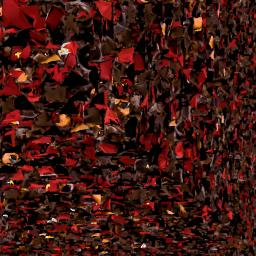
#> input picture assets/models/infantry/baeren_bazooka_Image_0.jpg, 256 x 256 px, given in place of ground_grass_00001_.png, which was not available
$ python make_ground_textures.py ../assets/models/infantry ../assets/models/infantry/baeren_bazooka_suit_col.jpg
#> lines starting #> are read from the running program, lines starting #| are printed output that depends on the picture
"""Macht die Krea-Bodenbilder kachelbar und erzeugt Normal-Maps.
  python make_ground_textures.py <quellordner> <zielordner>
Quelle: ground_<art>_<nr>_.png (siehe AUSWAHL), Ziel: <art>_albedo.jpg, <art>_normal.png"""
import sys, os
import numpy as np
from PIL import Image

AUSWAHL = {"grass": 1, "drygrass": 1, "dirt": 2, "rock": 1, "sand": 2, "mud": 2}
src, dst = sys.argv[1], sys.argv[2]
os.makedirs(dst, exist_ok=True)


def seamless(a):
    # Halb verschobene Kopie ueber die Kanten blenden: Mitte bleibt original, Raender kommen aus der Kopie
    h, w = a.shape[:2]
    shifted = np.roll(np.roll(a, h // 2, 0), w // 2, 1)
    y = np.abs(np.linspace(-1, 1, h))[:, None]
    x = np.abs(np.linspace(-1, 1, w))[None, :]
    m = np.clip((np.maximum(x, y) - 0.55) / 0.4, 0, 1)
    m = (m * m * (3 - 2 * m))[..., None]
    return a * (1 - m) + shifted * m


def normal_map(gray, strength=3.0):
    gx = (np.roll(gray, -1, 1) - np.roll(gray, 1, 1)) * strength
    gy = (np.roll(gray, -1, 0) - np.roll(gray, 1, 0)) * strength
    n = np.dstack([-gx, gy, np.ones_like(gray)])
    n /= np.linalg.norm(n, axis=2, keepdims=True)
    return ((n * 0.5 + 0.5) * 255).astype(np.uint8)


for art, nr in AUSWAHL.items():
    img = Image.open(f"{src}/ground_{art}_0000{nr}_.png").convert("RGB")
#> img is the input picture: PIL image 256x256 RGB; mean R, G, B 62.9, 23.6, 18.8
    a = np.asarray(img, dtype=np.float32) / 255.0
    a = seamless(a)
#> in seamless, `shifted = np.roll(np.roll(a, h // 2, 0), w // 2, 1)`:
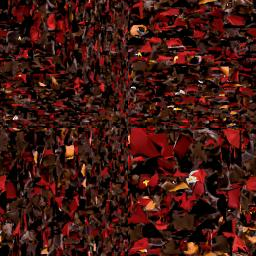
#> shifted: shape (256, 256, 3) float32; mean R, G, B 0.247, 0.0927, 0.0736
    # Helligkeit ausgleichen (grosse Helligkeitsflecken stoeren beim Kacheln)
    blur = np.asarray(Image.fromarray((a * 255).astype(np.uint8)).resize((16, 16), Image.BILINEAR).resize(img.size, Image.BILINEAR), dtype=np.float32) / 255.0
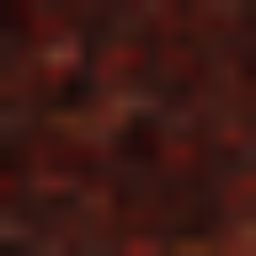
#> blur: shape (256, 256, 3) float32; mean R, G, B 0.244, 0.0908, 0.0722
    a = np.clip(a - blur + blur.mean(axis=(0, 1)), 0, 1)
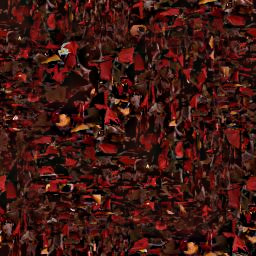
#> a: shape (256, 256, 3) float64; mean R, G, B 0.245, 0.0933, 0.0747
    Image.fromarray((a * 255).astype(np.uint8)).save(f"{dst}/{art}_albedo.jpg", quality=90)
    gray = a.mean(axis=2)
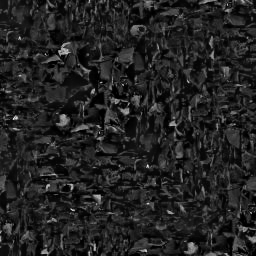
#> gray: shape (256, 256) float64; min 0, max 0.942, mean 0.138
    Image.fromarray(normal_map(gray)).save(f"{dst}/{art}_normal.png")
#> in normal_map, `gy = (np.roll(gray, -1, 0) - np.roll(gray, 1, 0)) * strength`:
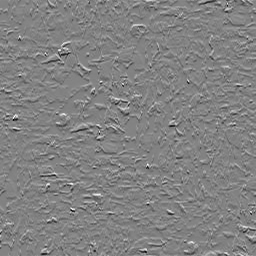
#> gy: shape (256, 256) float64; min -2.45, max 2.34, mean -5.96e-19; drawn with min black and max white
#> in normal_map, `n = np.dstack([-gx, gy, np.ones_like(gray)])`:
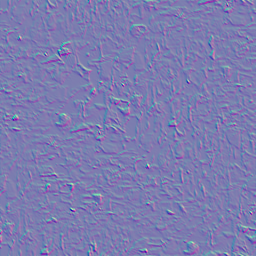
#> n: shape (256, 256, 3) float64; mean of channels 0, 1, 2 3.05e-20, 1.52e-18, 1; drawn with min black and max white
#> in normal_map, `n /= np.linalg.norm(n, axis=2, keepdims=True)`:
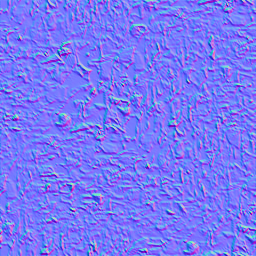
#> n: shape (256, 256, 3) float64; mean of channels 0, 1, 2 -0.000368, -2.01e-05, 0.936; drawn with min black and max white
    print("ok", art)
#> pass 2 of the loop `for art, nr in AUSWAHL.items():`:
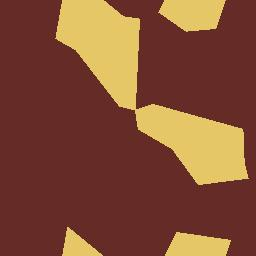
#> input picture assets/models/infantry/baeren_bazooka_suit_col.jpg, 256 x 256 px, given in place of ground_drygrass_00001_.png, which was not available
#> img is the input picture: PIL image 256x256 RGB; mean R, G, B 129.6, 77.8, 53.3
#> in normal_map (call 2), `gy = (np.roll(gray, -1, 0) - np.roll(gray, 1, 0)) * strength`:
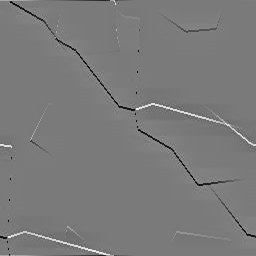
#> gy: shape (256, 256) float64; min -1.74, max 1.87, mean -2.17e-19; drawn with min black and max white
#> in normal_map (call 2), `n /= np.linalg.norm(n, axis=2, keepdims=True)`:
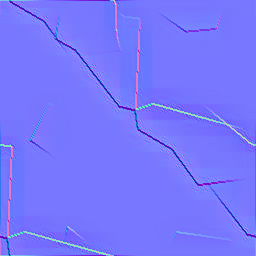
#> n: shape (256, 256, 3) float64; mean of channels 0, 1, 2 0.000448, 0.00127, 0.985; drawn with min black and max white
#> (the run stopped early here; a loop or call above may not have finished)
